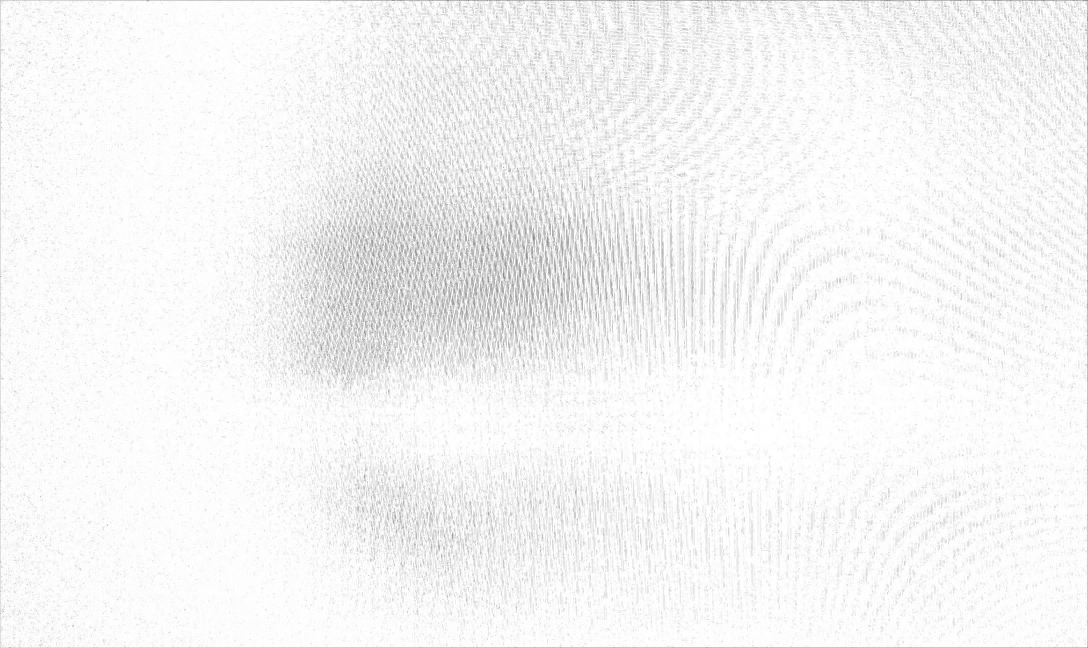
#> input picture MoireDet/tools/note3_labtv_544.png, 3264 x 1944 px, given in place of xiaomi10_labtv_208.png, which was not available (shown at 1/3 size)
$ python test_user_filter.py   (older library calls are emulated)
#> lines starting #> are read from the running program, lines starting #| are printed output that depends on the picture; after the words box and inside, x2 and y2 are one past the last pixel; in counts of white or black regions, pixels touching at a corner belong together; pictures that were not available may be replaced by others from this repository, and a replacement may not be noted
# -*- coding: UTF-8 -*-
'''=================================================
@Author ：zhenyu.yang
@Date   ：2020/12/26 6:14 PM
=================================================='''
import cv2
import numpy as np
import shutil


def get_start_point(kernel_size,start_id):
    x = max(start_id - (kernel_size - 1) , 0)
    y = min(start_id,kernel_size - 1)
    return x,y


def generate_filters(kernel_size = 5,filters_num = None):
#> called with kernel_size = 7
    if filters_num is None:
        filters_num = 2*kernel_size
    filters_num = min(2*kernel_size,filters_num)

    sep = 2*kernel_size / filters_num
    filters = []
    for i in range(filters_num):
        filter = np.zeros((kernel_size,kernel_size))
        start_id = np.round(sep*i)
        x,y = get_start_point(kernel_size,start_id)
        x,y = int(x),int(y)
        filter = cv2.line(filter,(x,y),(kernel_size-x,kernel_size-y),1,1)
        filter = filter/np.sum(filter)
        filters.append(filter)

    return filters


filters = generate_filters(7)

natural_img = '/data/zhenyu/moire/train/natural/coco/000000196747.jpg'

# [5 lines of commented-out code are left out]

natural_img = './ZHENYU/IMG_20171013_115530R.jpg'
moire_img = './ZHENYU/xiaomi10_labtv_208.jpg'
moire_conv_img = './ZHENYU/xiaomi10_labtv_208.png'

moire_conv = cv2.imread(moire_conv_img)
#> moire_conv is the input picture: shape (1944, 3264, 3); min 0, max 255, mean 244.7
shutil.copy(moire_conv_img,'./')
shutil.copy(natural_img,'./')
shutil.copy(moire_img,'./')


natural_img = cv2.imread(natural_img)
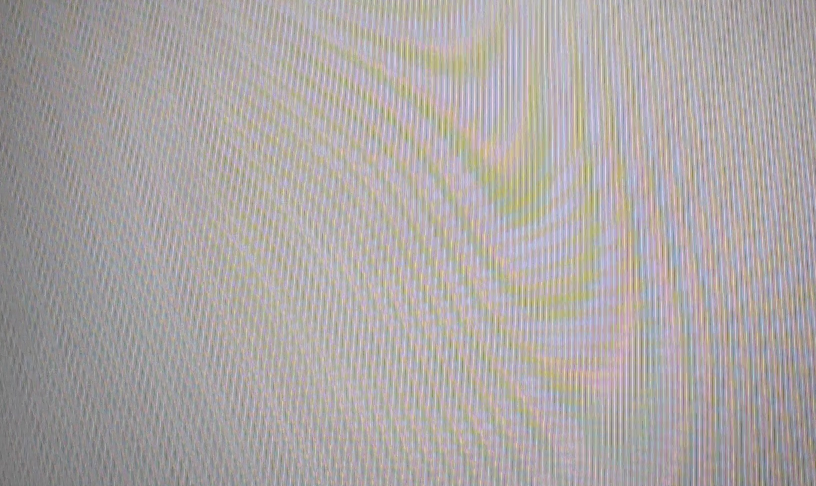
#> input picture MoireScape/more_layer_segmentation/xiaomi10_labtv_219.jpg, 1632 x 972 px, given in place of IMG_20171013_115530R.jpg, which was not available (shown at 1/2 size)
#> natural_img is the input picture: shape (972, 1632, 3); mean B, G, R 165.5, 166.3, 172
natural_img = natural_img
h,w = natural_img.shape[:2]
#> h = 972; w = 1632
h,w = 480,720
# h,w = h*2,w*2
natural_img = cv2.resize(natural_img,dsize=(w,h))
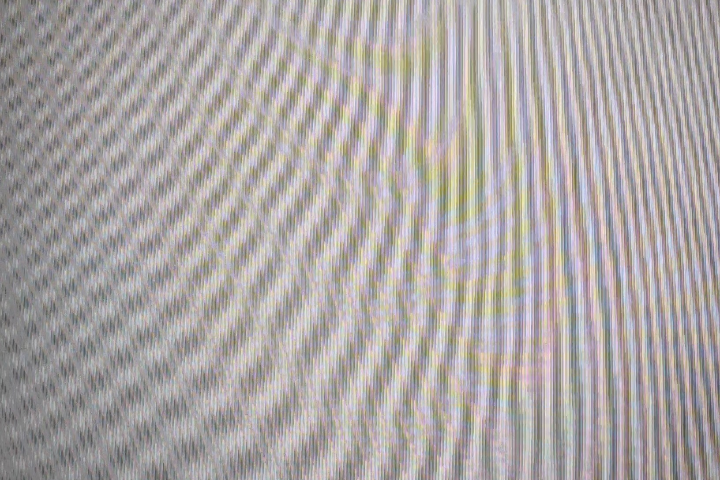
#> natural_img: shape (480, 720, 3); mean B, G, R 165.4, 166.2, 171.9

moire_img = cv2.imread(moire_img)
moire_img = cv2.resize(moire_img,dsize=(w,h))


mask = 255 * np.ones(moire_img.shape, moire_img.dtype)
center = (int(w/2),int(h/2))


mixed_clone = cv2.seamlessClone(moire_img, natural_img*0, mask, center, cv2.MIXED_CLONE)
# mixed_clone = np.clip(cv2.blur(mixed_clone, (3, 3)).astype(np.float)*4,0,255)
mixed_clone = cv2.cvtColor(mixed_clone,cv2.COLOR_BGR2GRAY)
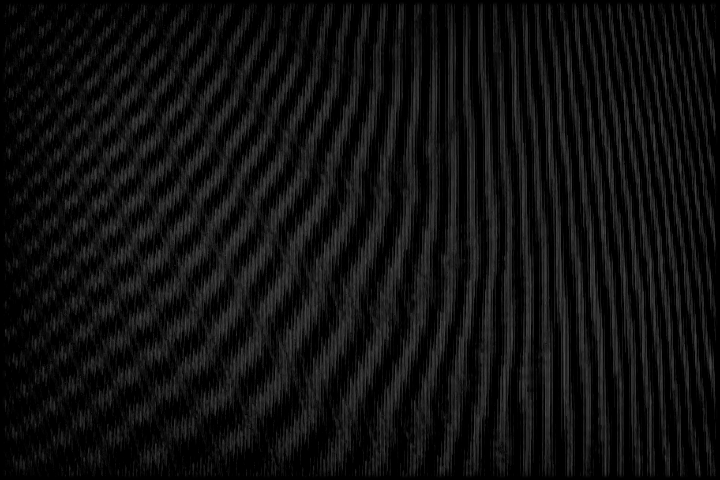
#> mixed_clone: shape (480, 720); min 0, max 76, mean 15.7
filted_imgs = []
for filter in filters:
    temp_mixed_clone = mixed_clone.copy()
    filted_imgs.append(cv2.filter2D(temp_mixed_clone,-1,filter).astype(np.float))
#> after the loop, filted_imgs = 14 items
filted_imgs = np.stack(filted_imgs,axis=0)
weight = 0.3
# mixed_clone = np.max(filted_imgs,axis=0)*weight + np.min(filted_imgs,axis=0) *(1-weight)

# mixed_clone = (np.max(filted_imgs,axis=0)*np.min(filted_imgs,axis=0))**0.5
# mixed_clone = np.clip(mixed_clone.astype(np.float)*4,0,255)


filted_imgs = [255 - np.min(filted_imgs,axis=0),np.max(filted_imgs,axis=0)*30]
filted_imgs = np.argmax(np.stack(filted_imgs,axis=0),axis=0)*255
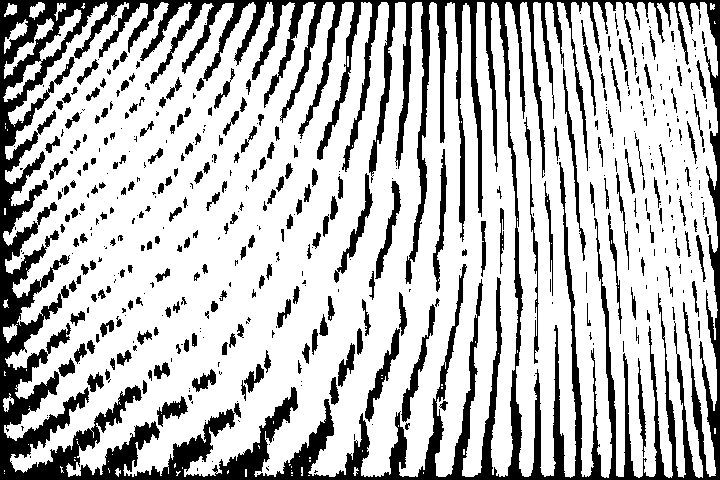
#> filted_imgs: shape (480, 720) int64; 74.2% white; 474 black regions (232 under 20 px), largest, box (x1, y1, x2, y2) and area: (0, 0, 720, 480) 67404, (401, 304, 435, 422) 784, (365, 328, 400, 422) 777
mixed_clone = np.clip(filted_imgs.astype(np.float),0,255)
# [6 lines of commented-out code are left out]
mixed_clone = np.uint8(mixed_clone)

moire_conv = cv2.resize(moire_conv, (720, 480))
#> moire_conv: shape (480, 720, 3)

moire_conv = 255 - moire_conv[:,:,0]
#> moire_conv: shape (480, 720)

# moire_conv = cv2.resize(moire_conv,dsize=(w//2,h//2))
# mixed_clone = cv2.GaussianBlur(mixed_clone,(13,13),0)
moire_conv = cv2.blur(moire_conv, (21, 21))
moire_conv = cv2.GaussianBlur(moire_conv, (13, 13), 0).astype(np.float)
moire_conv = np.uint8(np.clip(moire_conv * 3, 0, 255))
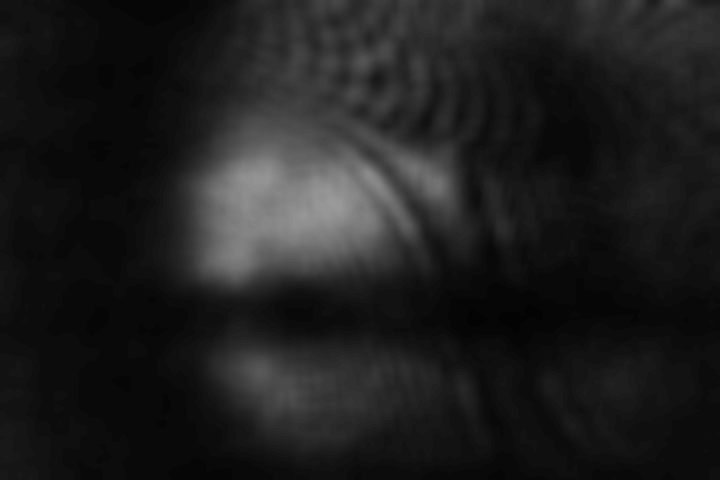
#> moire_conv: shape (480, 720); min 3, max 156, mean 30.4
moire_conv = cv2.resize(moire_conv,dsize=(w,h))
moire_conv = 255 - cv2.cvtColor(moire_conv,cv2.COLOR_GRAY2BGR)
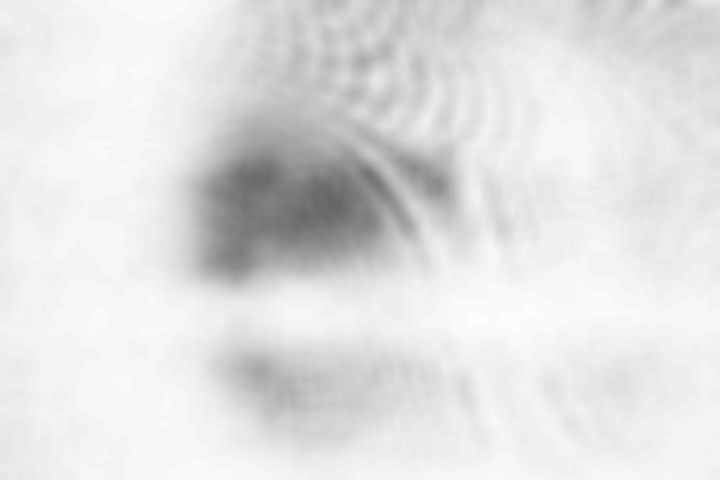
#> moire_conv: shape (480, 720, 3); min 99, max 252, mean 224.6
cv2.imwrite('moire_conv.jpg',moire_conv)


mixed_clone = 255-mixed_clone
mixed_clone = cv2.cvtColor(mixed_clone,cv2.COLOR_GRAY2BGR)

imgs = np.concatenate([natural_img,moire_img,moire_conv,mixed_clone],axis=0)
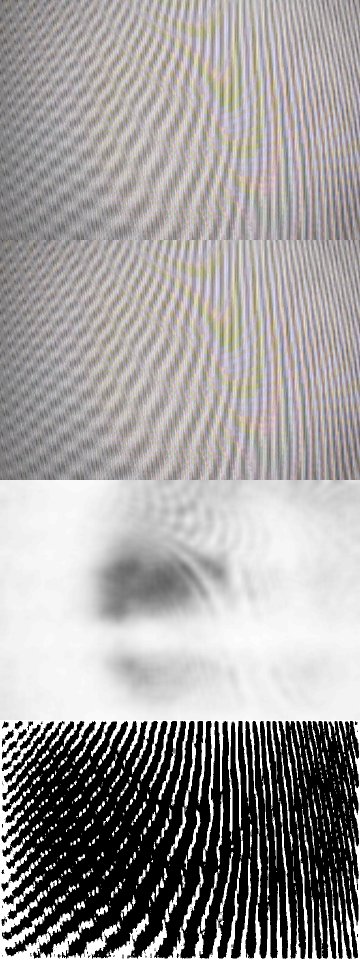
#> imgs: shape (1920, 720, 3) (shown at 1/2 size); mean B, G, R 155.3, 155.7, 158.5

# mixed_clone = 255 - mixed_clone
cv2.imwrite('mixed_clone.jpg',mixed_clone)
cv2.imwrite('mixed_clone_imgs_big.jpg',imgs)
